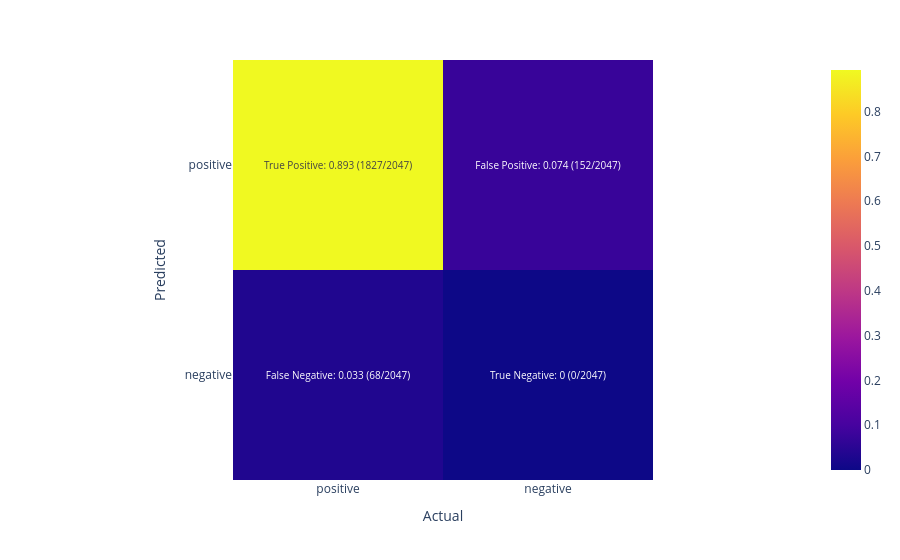

Here is the notebook cell this chart was saved with:
### Markdown cell above
### RetinaFace

### Code cell
retina_status = compare_faces(retina_df, faces)
show_heatmap(retina_status)

### Figure 1 — Plotly figure (JSON) as saved in the notebook; plotly's stock layout.template omitted (floating-point values rounded to 4 significant figures)
{"data": [{"coloraxis": "coloraxis", "hovertemplate": "Actual: %{x}<br>Predicted: %{y}<br>color: %{z}<extra></extra>", "name": "0", "text": [["True Positive: 0.893 (1827/2047)", "False Positive: 0.074 (152/2047)"], ["False Negative: 0.033 (68/2047)", "True Negative: 0 (0/2047)"]], "texttemplate": "%{text}", "type": "heatmap", "x": ["positive", "negative"], "xaxis": "x", "y": ["positive", "negative"], "yaxis": "y", "z": [[0.893, 0.074], [0.033, 0]]}], "layout": {"coloraxis": {"colorscale": [[0, "#0d0887"], [0.1111, "#46039f"], [0.2222, "#7201a8"], [0.3333, "#9c179e"], [0.4444, "#bd3786"], [0.5556, "#d8576b"], [0.6667, "#ed7953"], [0.7778, "#fb9f3a"], [0.8889, "#fdca26"], [1, "#f0f921"]]}, "margin": {"t": 60}, "xaxis": {"anchor": "y", "constrain": "domain", "domain": [0, 1], "scaleanchor": "y", "title": {"text": "Actual"}}, "yaxis": {"anchor": "x", "autorange": "reversed", "constrain": "domain", "domain": [0, 1], "title": {"text": "Predicted"}}}}
